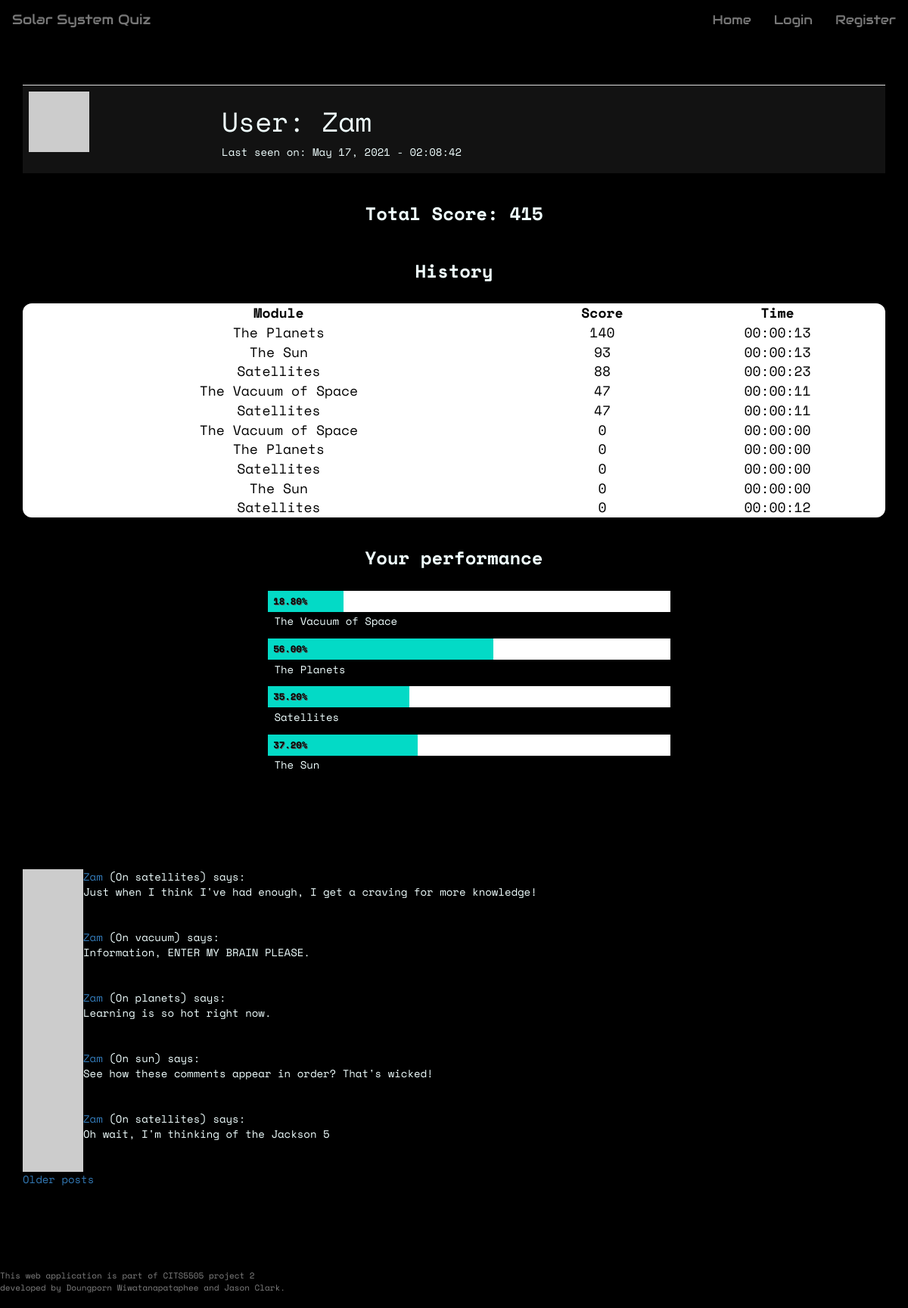
The page /user/Zam on the database its author committed.
### app/models.py (models this page shows, shortened)
class User(UserMixin, db.Model):
    __tablename__ = 'user_table'
    id = db.Column(db.Integer, primary_key=True)
    username = db.Column(db.String(64), index=True, unique=True)
    user_type = db.Column(db.String(64))
    email = db.Column(db.String(120), index=True, unique=True)
    password_hash = db.Column(db.String(128))
    posts = db.relationship('Post', backref='author', lazy='dynamic')
    about_me = db.Column(db.String(140))
    last_seen = db.Column(db.DateTime, default=datetime.utcnow)
    score_child = db.relationship("Score", backref = 'user_parent')
    quiz_unlocked = db.Column(db.Integer, default=0)
    def avatar(self, size):
      digest = md5(self.email.lower().encode('utf-8')).hexdigest()
      return 'https://www.gravatar.com/avatar/{}?d=identicon&s={}'.format(digest, size)

class Score(db.Model):
    __tablename__ = 'score'
    id = db.Column(db.Integer, primary_key = True)
    user_id = db.Column(db.Integer, db.ForeignKey('user_table.id'))
    questionset_id = db.Column(db.Integer, db.ForeignKey('questionset.id'))
    score = db.Column(db.Integer, default=0)
    time_taken = db.Column(db.Time, default=0)

class QuestionSet(db.Model):
    __tablename__ = 'questionset'
    id = db.Column(db.Integer, primary_key = True)
    name = db.Column(db.String(64))
    module = db.Column(db.String(64))
    number_of_questions = db.Column(db.Integer)
    child = db.relationship("CurrentQuestion")
    score_child = db.relationship('Score', backref= 'questionset_parent')

class Post(db.Model):
    id = db.Column(db.Integer, primary_key=True)
    user_id = db.Column(db.Integer, db.ForeignKey('user_table.id')) #user.id
    body = db.Column(db.String(140))
    timestamp = db.Column(db.DateTime, index=True, default=datetime.utcnow)
    page = db.Column(db.String)
    upvotes = db.Column(db.Integer, default=0)
    downvotes = db.Column(db.Integer, default=0)

### app/routes.py (the view)
@app.route('/user/<username>', methods = ['GET','POST'])
def user_profile(username):
    user = User.query.filter_by(username=username).first_or_404()
    page = request.args.get('page', 1, type=int)
    posts = user.posts.order_by(Post.timestamp.desc()).paginate(
      page, 5, False)
    next_url = url_for('user_profile', username=username, page=posts.next_num) \
      if posts.has_next else None
    prev_url = url_for('user_profile', username=username, page=posts.prev_num) \
      if posts.has_prev else None
    score_dict = [] # initialise module score dictionary
    total = 0       # initialise total score as zero
    vacuum_top = Score.query.filter_by(user_id=user.id, questionset_id=2).order_by(Score.score.desc())[0]
    planet_top = Score.query.filter_by(user_id=user.id, questionset_id=3).order_by(Score.score.desc())[0]
    satellite_top = Score.query.filter_by(user_id=user.id, questionset_id=4).order_by(Score.score.desc())[0]
    sun_top = Score.query.filter_by(user_id=user.id, questionset_id=5).order_by(Score.score.desc())[0]
    user_scores = Score.query.filter_by(user_id=user.id).all()
    for score in user_scores:
        score_dict.append({'module': score.questionset_id}) # append scores for each learning module
        total += score.score    # add total score
    scoreSorted = Score.query.filter_by(user_id=user.id).order_by(Score.score.desc()).all()
    return render_template('user_profile.html', user=user, score=total, posts=posts.items,
    scoreSorted = scoreSorted, next_url=next_url, prev_url=prev_url, vacuum_top=vacuum_top, planet_top=planet_top,
    satellite_top=satellite_top, sun_top=sun_top)

### app/routes.py (called while the page is built)
@app.before_request
def before_request():
    from_zone = tz.tzutc()
    to_zone = tz.tzlocal()
    utc = datetime.utcnow()
    utc = utc.replace(tzinfo=from_zone)
    central = utc.astimezone(to_zone)   # convert to local timezone
    if current_user.is_authenticated:
        current_user.last_seen = central
        db.session.commit()

### app/templates/user_profile.html (shortened to what this page needs)
{% extends 'base.html' %}
{% block body %}
<div class="container">
<table class="table user-table">
  <tr>
    <td><img src="{{ user.avatar(128) }}"></td>
    <td>
      <h1 id="user_heading">User: {{ user.username }}</h1>
      {% if user.last_seen %}<p>Last seen on: {{ user.last_seen.strftime('%B %d, %Y - %H:%M:%S') }}</p>{% endif %}
    </td>
  </tr>
</table>
</div>
<div class="container">
  <h2 class="history-bar">Total Score: {{ score }}</h2>
  <h2 class="history-bar">History</h2>
  <table class="result-table">
    <thead>
      <tr>
        <th>Module</th>
        <th>Score</th>
        <th>Time</th>
      </tr>
    </thead>
    <tbody>
    {% for score in scoreSorted %}
    {%  if loop.index <= 10  %}
      <tr>
        <td>{{ score.questionset_parent.name }}</td>
        <td>{{ score.score }}</td>
        <td>{{ score.time_taken }}</td>
      </tr>
    {% endif %}
    {% endfor %}
    </tbody>
  </table>
  <br>
</div>
<div class="container chart-container">
  <h2 class="history-bar">Your performance</h2>
  <ul class="horizontal-bar-chart">
    <li>
      <span class="index" style="width: calc( {{ vacuum_top.score }}/250 * 100%)">{{'%0.2f'| format(vacuum_top.score / 250 * 100 | float) }}%</span>
    </li>
      <p>{{ vacuum_top.questionset_parent.name }}</p>
    <li>
      <span class="index" style="width: calc( {{ planet_top.score }}/250 * 100%)">{{'%0.2f'| format(planet_top.score / 250 * 100 | float)}}%</span>
    </li>
    <p>{{ planet_top.questionset_parent.name }}</p>
    <li>
      <span class="index" style="width: calc( {{ satellite_top.score }}/250 * 100%)">{{'%0.2f'| format(satellite_top.score / 250 * 100 | float) }}%</span>
    </li>
    <p>{{ satellite_top.questionset_parent.name }}</p>
    <li>
      <span class="index" style="width: calc( {{ sun_top.score }}/250 * 100%)">{{'%0.2f'| format(sun_top.score /250 * 100 | float) }}%</span>
    </li>
    <p>{{ sun_top.questionset_parent.name }}</p>
  </ul>
</div>
<hr class="divider" />
<div class="container">
  {% for post in posts %}
  {% include '_post.html'%}
  {% endfor %}
  {% if next_url %}
  <a href="{{ next_url }}">Older posts</a>
  {% endif %}
</div>
{% endblock %}

### app/templates/_post.html (shortened to what this page needs)
<table>
  <tr valign="top">
    <td><img src="{{ post.author.avatar(36) }}"></td>
    <td>
      <a href="{{ url_for('user_profile', username=post.author.username) }}">
        {{ post.author.username }}
      </a>
      (On {{ post.page }}) says:<br>{{ post.body }}
    </td>
  </tr>
</table>

### app/static/css/theme.css (style rules this page uses)
* { box-sizing: border-box; }
body { font-family: 'Space Mono', monospace; background-color: black; color: azure; padding-bottom: 60px; margin-bottom: 100px; }
html { scroll-behavior: smooth; }
.result-table { width: 100%; font-size: 18px; padding: 20px; border-collapse: collapse; border-spacing: 10px; text-align: center; background-color: #ffffff; color: black; border-radius: 12px; }
.result-table th { text-align: center; }
.user-table { background-color: #121212; }
.history-bar { padding: 20px; text-align: center; font-weight: bold; font-size: 24px; margin-top: 0; }
.chart-container { margin: 0 auto; max-width: 600px; min-width: 320px; padding: 0 1em; }
.horizontal-bar-chart { float: left; width: 100%; }
.horizontal-bar-chart li { position: relative; display: block; height: 2em; margin-bottom: .2em; background: #ffffff; }
.horizontal-bar-chart p { display: block; _zoom: 1; margin: 0 0 .9em 0; text-indent: .6em; }
.horizontal-bar-chart .index { display: block; position: absolute; top: 0; left: 0; height: 100%; text-indent: .6em; font-size: 0.875em; font-weight: bold; color: black; background: #03dac6; line-height: 2.2em; text-shadow: 1px 1px 0px #595959; }
hr.divider { border: 0; height: 5px; margin-top: 50px; margin-bottom: 50px; margin-left: 2rem; width: 100%; }

### rows shown on the page
User: username "Zam", last_seen "May 17, 2021 - 02:08:42"
Score: questionset_parent.name "The Planets", score "140", time_taken "00:00:13", planet_top.score/250*100|float "56.00"
Score: questionset_parent.name "The Sun", score "93", time_taken "00:00:13", sun_top.score/250*100|float "37.20"
Score: questionset_parent.name "Satellites", score "88", time_taken "00:00:23", satellite_top.score/250*100|float "35.20"
Score: questionset_parent.name "The Vacuum of Space", score "47", time_taken "00:00:11", vacuum_top.score/250*100|float "18.80"
Score: questionset_parent.name "Satellites", score "47", time_taken "00:00:11"
Score: questionset_parent.name "The Vacuum of Space", score "0", time_taken "00:00:00"
Score: questionset_parent.name "The Planets", score "0", time_taken "00:00:00"
Score: questionset_parent.name "Satellites", score "0", time_taken "00:00:00"
Score: questionset_parent.name "The Sun", score "0", time_taken "00:00:00"
Score: questionset_parent.name "Satellites", score "0", time_taken "00:00:12"
QuestionSet: questionset_parent.name "The Vacuum of Space"
QuestionSet: questionset_parent.name "The Planets"
QuestionSet: questionset_parent.name "Satellites"
QuestionSet: questionset_parent.name "The Sun"
Post: author.username "Zam", page "satellites", body "Just when I think I've had enough, I get a craving for more knowledge!"
Post: author.username "Zam", page "vacuum", body "Information, ENTER MY BRAIN PLEASE."
Post: author.username "Zam", page "planets", body "Learning is so hot right now."
Post: author.username "Zam", page "sun", body "See how these comments appear in order? That's wicked!"
Post: author.username "Zam", page "satellites", body "Oh wait, I'm thinking of the Jackson 5"

### other values the page prints
{{ score }} "415"
